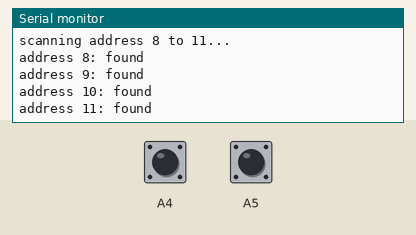
The sketch below on a simulated Arduino Uno, built with avr-gcc and run on an emulated ATmega328P. On the bench: the last lines printed to the serial monitor. The test bench sets the inputs (shaded band); at power-on: A4 HIGH, A5 HIGH.

Above: at 1.2 s.
1.3 s: A4 pulled LOW for 1 s
At 2.5 s:
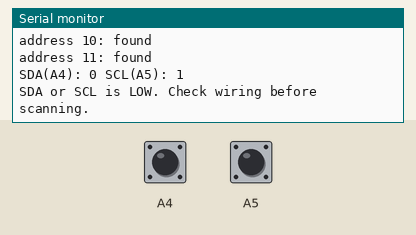
3.8 s: A5 pulled LOW for 1 s
At 4.4 s:
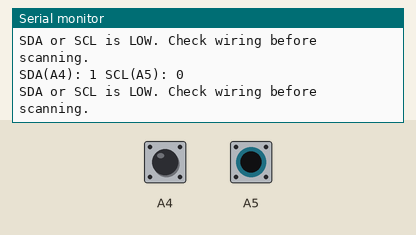
Timing chart, 0 to 6.8 s (numbered marks = the images above; inputs shaded):
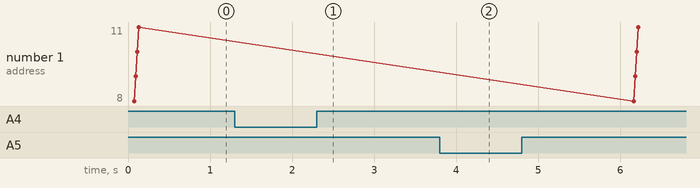

The sketch:

i2c_scanner_2026-06-14.ino
```cpp
#include <Wire.h>

const byte firstAddress = 8;
const byte lastAddress = 11;

void setup() {
  Serial.begin(9600);

  while (!Serial) {
  }

  Serial.println("I2C scanner start");
}

void loop() {
  pinMode(A4, INPUT_PULLUP);
  pinMode(A5, INPUT_PULLUP);

  int sdaState = digitalRead(A4);
  int sclState = digitalRead(A5);

  Serial.print("SDA(A4): ");
  Serial.print(sdaState);
  Serial.print(" SCL(A5): ");
  Serial.println(sclState);

  if (sdaState == LOW || sclState == LOW) {
    Serial.println("SDA or SCL is LOW. Check wiring before scanning.");
    Serial.println();
    delay(2000);
    return;
  }

  Wire.begin();
  Wire.setClock(10000);

  Serial.println("scanning address 8 to 11...");

  for (byte address = firstAddress; address <= lastAddress; address++) {
    scanAddress(address);
  }

  Serial.println();
  delay(2000);
}

void scanAddress(byte address) {
  Wire.beginTransmission(address);
  byte error = Wire.endTransmission();

  Serial.print("address ");
  Serial.print(address);
  Serial.print(": ");

  if (error == 0) {
    Serial.println("found");
  } else {
    Serial.print("not found / error ");
    Serial.println(error);
  }
}
```

Measured:
- after the input at 1.3 s, the serial monitor: prints a new line after 0.79 s (image 1)
- after the input at 3.8 s, the serial monitor: prints a new line after 0.30 s (image 2)
